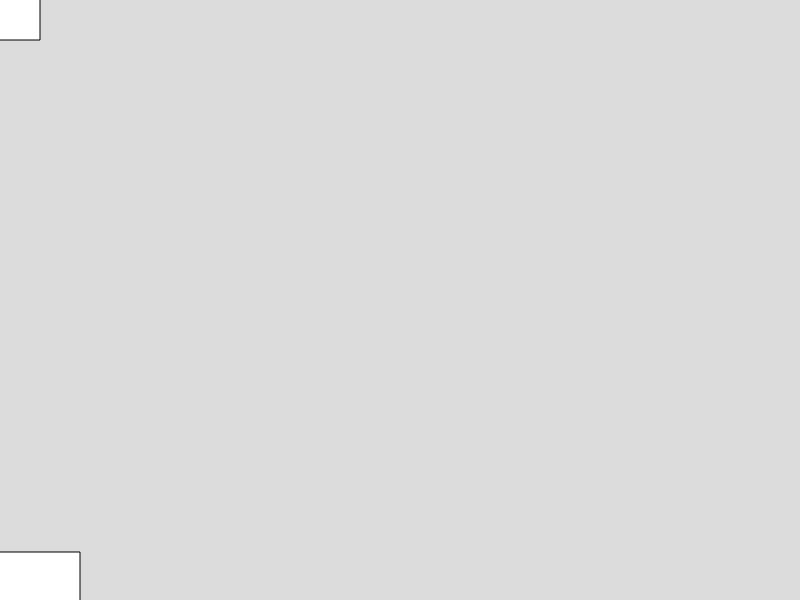
Frame 1 (no input)
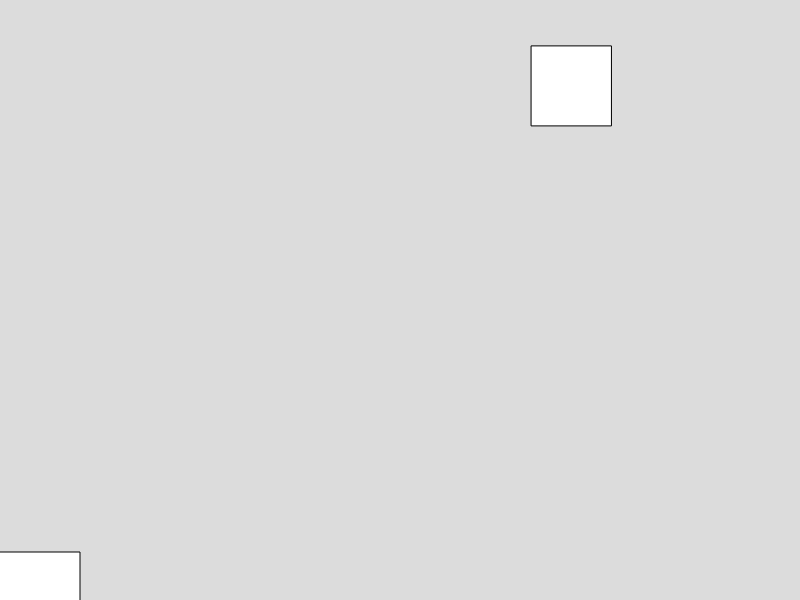
Frame 60 (no input)
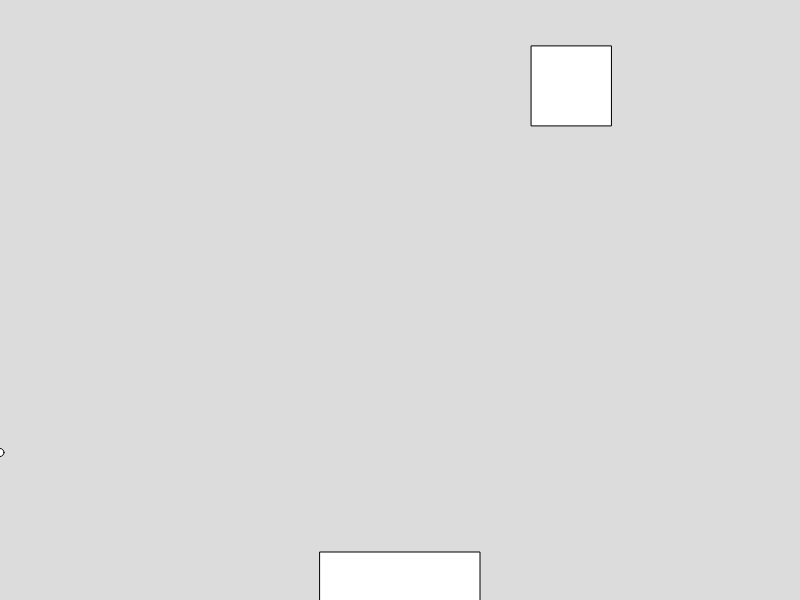
Frame 120 (the mouse pressed at the canvas centre since frame 60)

The p5.js sketch that drew these frames (run headless with seeded random() and noise() and a simulated clock; from frame 60 on, the mouse is pressed at the canvas centre):

// p5.js sketch
// ── sketch.js
var tx=0;
var ty=0;

var cx=0;
var cy=0;

var px=0;
var py=0;
var randomcat=false;
function setup() {
  createCanvas(displayWidth, displayHeight);
}
function keyPressed(){
  if(keyCode==(70)){
    fullscreen(true);
  }
}
function draw() {
  noCursor();
  rectMode(CENTER);
  background(220);
  if(randomcat==true){
  cx=random(displayWidth,-displayWidth+displayWidth);
  cy=random(displayHeight/20,displayHeight/2);
    randomcat=false;
  }
  px=mouseX
  py=displayHeight
  rect(px,py,displayWidth/5,displayHeight/6.25);
  ellipse(tx,ty,displayWidth/100);
   rect(cx,cy,displayWidth/10)
  
    if(ty-displayWidth/100<=cy+displayWidth/10 && ty>=cy){
      randomcat=true;
    }
    
  
  
  
    ty=ty-2.5
    
} 

function mousePressed(){
  
  
          
  
          tx=px
          ty=py
          
      
           
  
}
